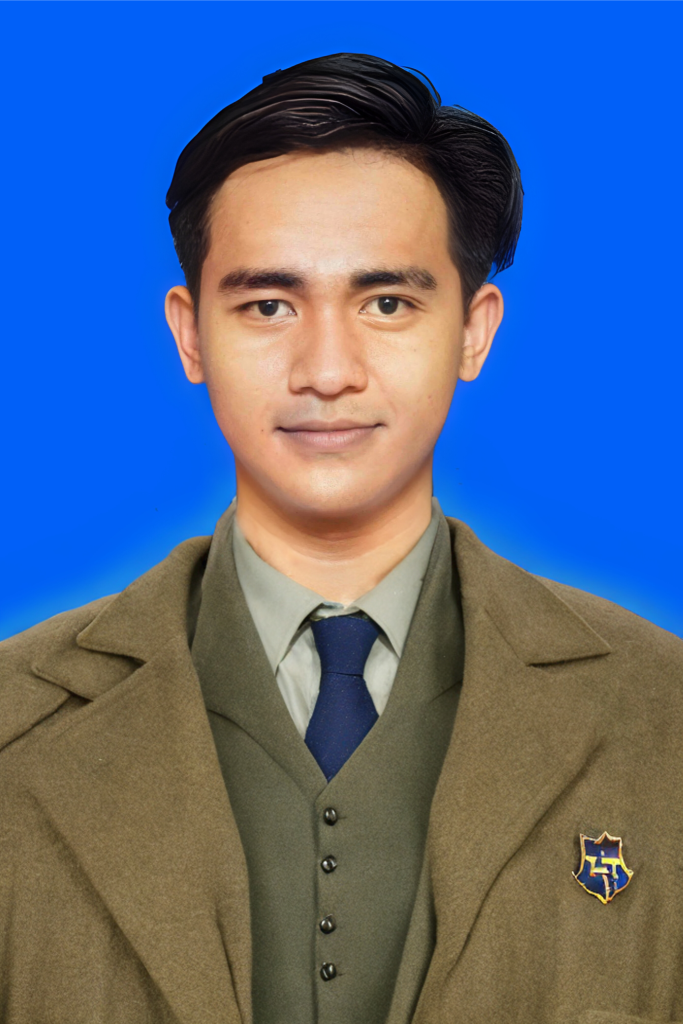
#> input picture test.png, 1365 x 2048 px (shown at 1/2 size)
$ jupyter execute main.ipynb
#> lines starting #> are read from the running program, lines starting #| are printed output that depends on the picture; after the words box and inside, x2 and y2 are one past the last pixel; in counts of white or black regions, pixels touching at a corner belong together
[cell 1]
import cv2
import matplotlib.pyplot as plt

# 1. Baca gambar
img = cv2.imread('test.png')
#> img is the input picture: shape (2048, 1365, 3); mean B, G, R 140.8, 103.4, 81.1

# 2. Ubah ke Grayscale (Wajib sebelum deteksi tepi)
gray = cv2.cvtColor(img, cv2.COLOR_BGR2GRAY)
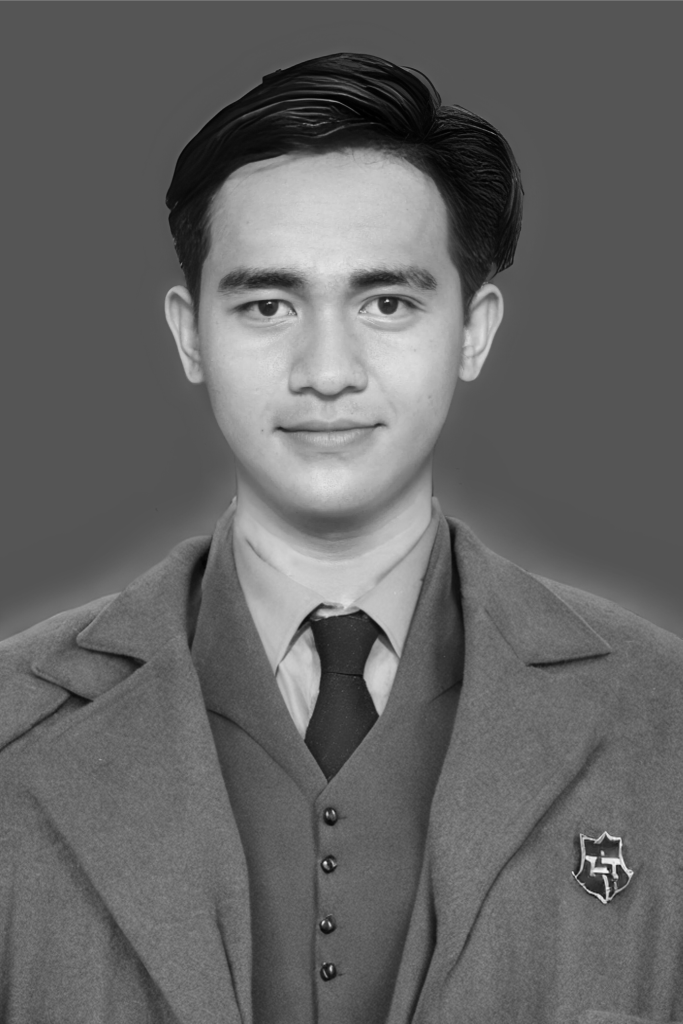
#> gray: shape (2048, 1365) (shown at 1/2 size); min 0, max 249, mean 101

# 3. Deteksi Tepi (Canny Edge Detection)
# Angka 100 dan 200 adalah nilai threshold (bisa diubah-ubah)
edges = cv2.Canny(gray, 100, 200)
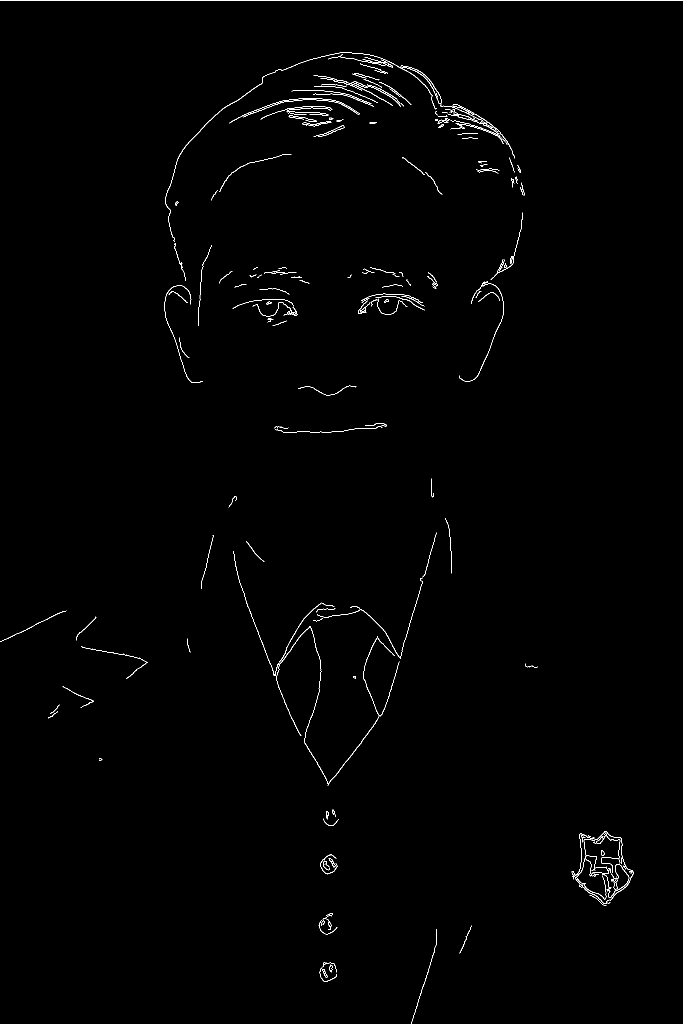
#> edges: shape (2048, 1365) (shown at 1/2 size); 0.64% white in thin lines or dots

# 4. Tampilkan Hasil
plt.figure(figsize=(10,5))

plt.subplot(1, 2, 1)
plt.title("Original (BGR)")
# Matplotlib membaca RGB, OpenCV membaca BGR, jadi perlu dibalik
plt.imshow(cv2.cvtColor(img, cv2.COLOR_BGR2RGB))

plt.subplot(1, 2, 2)
plt.title("Edge Detection")
plt.imshow(edges, cmap='gray')

plt.show()
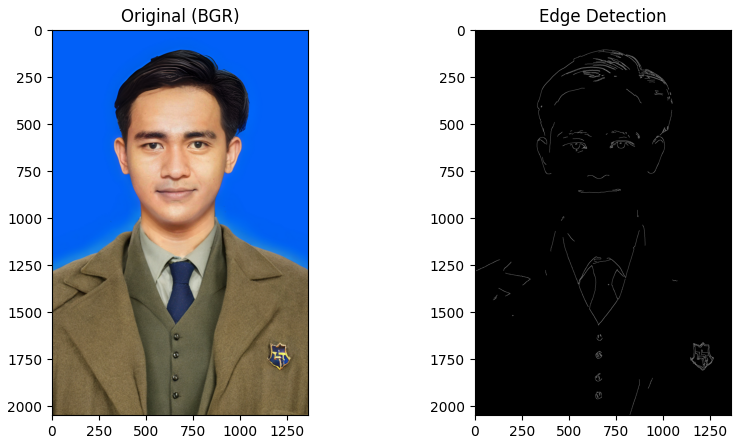
#> figure drawn by matplotlib, 2 panels

[cell 2]
import cv2
import matplotlib.pyplot as plt

# 1. Load model "cetakan wajah" dan "mata" bawaan OpenCV
# Kita pakai path otomatis dari library cv2 biar tidak perlu download manual
face_cascade = cv2.CascadeClassifier(cv2.data.haarcascades + 'haarcascade_frontalface_default.xml')
eye_cascade = cv2.CascadeClassifier(cv2.data.haarcascades + 'haarcascade_eye.xml')

# 2. Baca gambar
img = cv2.imread('test.png')
gray = cv2.cvtColor(img, cv2.COLOR_BGR2GRAY) # Tetap harus di-grayscale dulu!

# 3. Lakukan deteksi wajah
# scaleFactor=1.1: Memperkecil gambar 10% setiap skala cek (biar wajah besar/kecil terdeteksi)
# minNeighbors=5: Semakin besar angkanya, semakin ketat seleksinya (mengurangi salah deteksi)
faces = face_cascade.detectMultiScale(gray, 1.1, 5)
#> faces = [[327, 351, 658, 658]]

print(f"Ditemukan {len(faces)} wajah!")
#| Ditemukan 1 wajah!

# 4. Gambar kotak di setiap wajah yang ditemukan
for (x, y, w, h) in faces:
    # Gambar kotak warna Hijau (0, 255, 0) dengan tebal 2
    cv2.rectangle(img, (x, y), (x+w, y+h), (0, 255, 0), 2)

    # --- Opsional: Deteksi Mata di dalam area wajah saja ---
    roi_gray = gray[y:y+h, x:x+w]
    roi_color = img[y:y+h, x:x+w]

    eyes = eye_cascade.detectMultiScale(roi_gray)
    for (ex, ey, ew, eh) in eyes:
        # Gambar kotak warna Biru (255, 0, 0) di mata
        cv2.rectangle(roi_color, (ex, ey), (ex+ew, ey+eh), (255, 0, 0), 2)
#> this loop made 1 pass
#> (x, y, w, h, eyes) on pass 1: (327, 351, 658, 658, [[369, 186, 142, 142], [128, 187, 148, 148]])
#> pass 1, `roi_gray = gray[y:y+h, x:x+w]`:
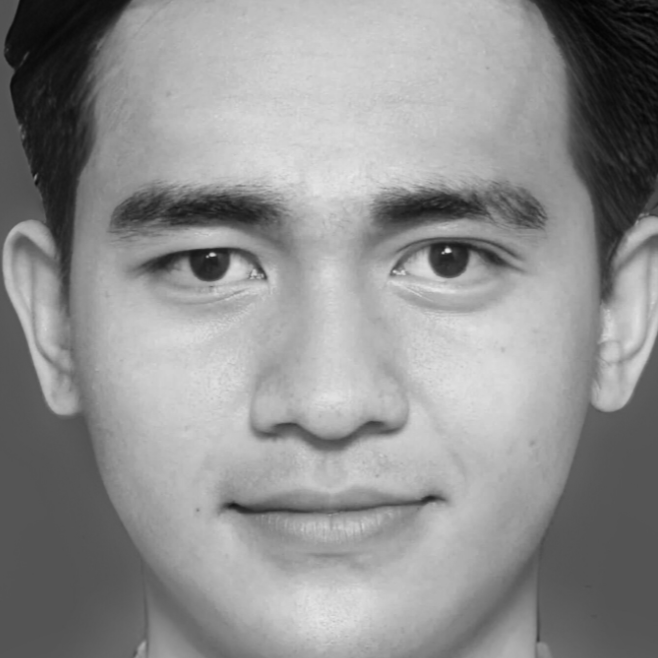
#> roi_gray: shape (658, 658); min 1, max 232, mean 143.9
#> pass 1, `roi_color = img[y:y+h, x:x+w]`:
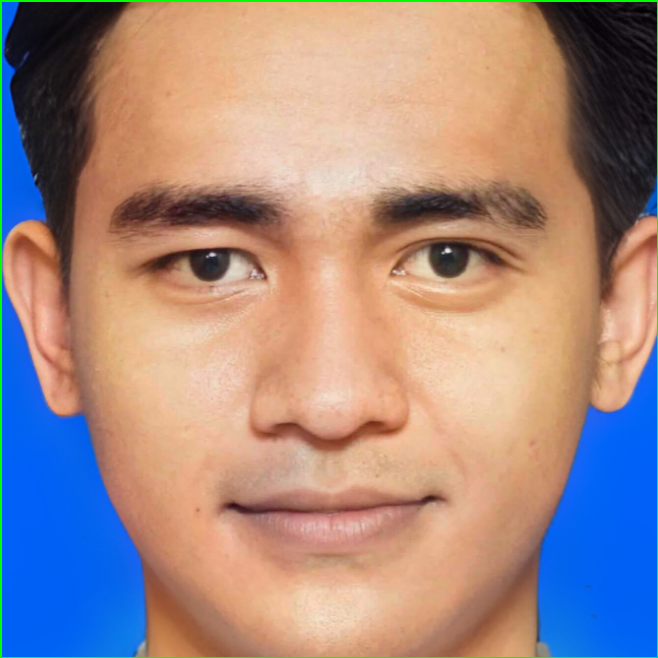
#> roi_color: shape (658, 658, 3); mean B, G, R 132.3, 138.1, 161.2
#> after the loop:
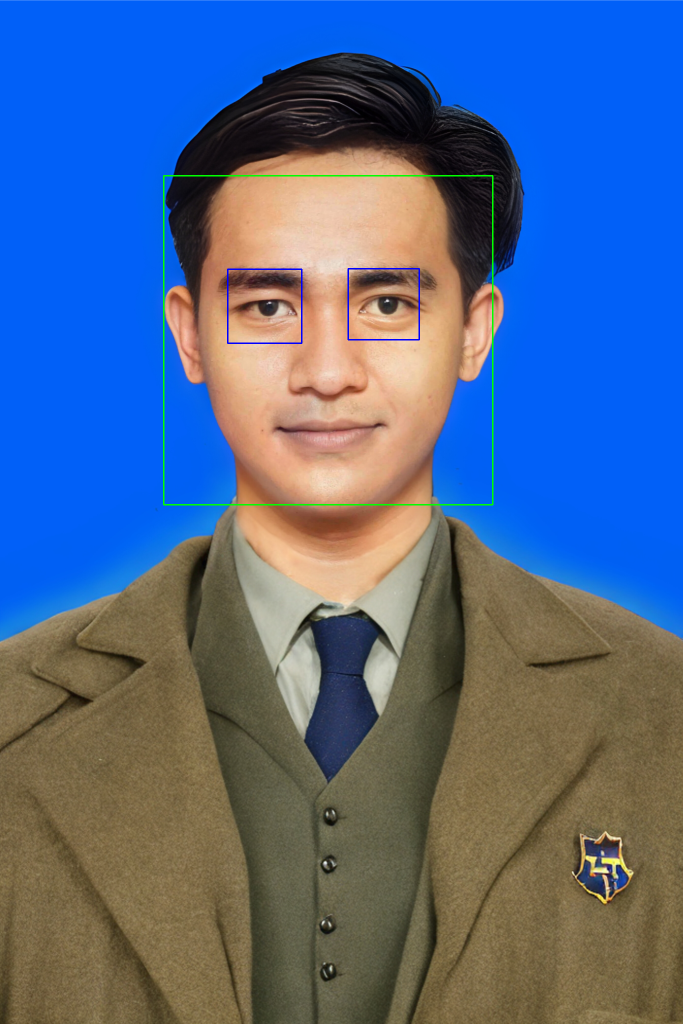
#> img: shape (2048, 1365, 3) (shown at 1/2 size); 0.41% of pixels changed, all inside (x1, y1, x2, y2) = (326, 350, 987, 1011)
#> after the loop:
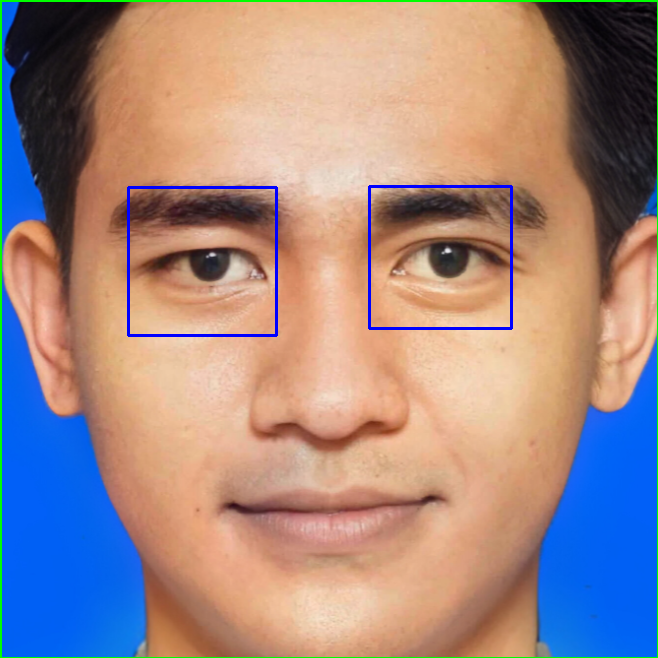
#> roi_color: shape (658, 658, 3); 0.8% of pixels changed, all inside (x1, y1, x2, y2) = (127, 185, 513, 337)

# 5. Tampilkan Hasil
plt.figure(figsize=(8,6))
plt.title("Hasil Deteksi Wajah & Mata")
# Convert BGR ke RGB biar warnanya benar di Matplotlib
plt.imshow(cv2.cvtColor(img, cv2.COLOR_BGR2RGB))
plt.axis('off') # Hilangkan sumbu x/y biar rapi
plt.show()

[cell 3]
import cv2

# 1. Buka akses ke Webcam
# Angka 0 biasanya adalah webcam default laptop.
cap = cv2.VideoCapture(0)

# Load model wajah (sama seperti sebelumnya)
face_cascade = cv2.CascadeClassifier(cv2.data.haarcascades + 'haarcascade_frontalface_default.xml')

print("Tekan tombol 'q' di keyboard untuk berhenti.")

while True:
    # 2. Baca frame dari webcam (frame by frame)
    ret, frame = cap.read()
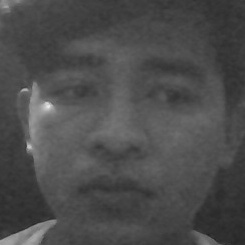
#> input picture dataset/User.1.12.jpg, 245 x 245 px, given in place of the camera
#> frame is the input picture: shape (245, 245, 3); min 31, max 232, mean 76.2

    if not ret:
        print("Gagal membaca frame kamera.")
        break

    # 3. Ubah ke Grayscale (agar deteksi lebih cepat)
    gray = cv2.cvtColor(frame, cv2.COLOR_BGR2GRAY)
#> gray: shape (245, 245)

    # 4. Deteksi Wajah
    faces = face_cascade.detectMultiScale(gray, 1.1, 5)
#> faces = [[7, 10, 223, 223]]

    # 5. Gambar kotak di wajah
    for (x, y, w, h) in faces:
        cv2.rectangle(frame, (x, y), (x+w, y+h), (0, 255, 0), 2)

        # Tambahkan teks "Wajah" di atas kotak
        cv2.putText(frame, 'Wajah', (x, y-10), cv2.FONT_HERSHEY_SIMPLEX, 0.9, (0, 255, 0), 2)
#> this loop made 1 pass
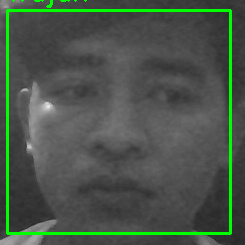
#> frame: shape (245, 245, 3); 4.58% of pixels changed, all inside (x1, y1, x2, y2) = (6, 0, 232, 235)

    # 6. Tampilkan jendela video
    cv2.imshow('Kamera Deteksi Wajah', frame)

    # 7. Tombol Keluar: Tekan 'q'
    if cv2.waitKey(1) & 0xFF == ord('q'):
#> (key q is pressed here)
        break

# Bersihkan memori saat selesai
cap.release()
cv2.destroyAllWindows()
